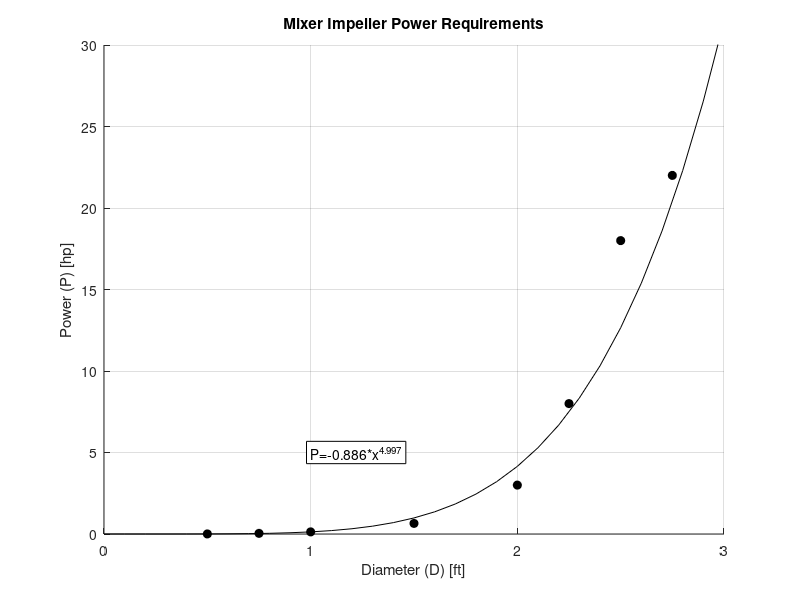

MATLAB code to generate this figure:
%{
Landon Moon ENGR 1250-008 4/20/2021

Problem Statement: plot power needed for diameters of impellers

variables:
D-diameter of the impeller [ft]
P-power required [hp]

x-theoretical x locations
*c-polyfit data
*y-theoretical y locations
%}
clear
clc
close all

%input data
D=[0.5 0.75 1 1.5 2 2.25 2.5 2.75];
P=[0.004 .04 .13 .65 3 8 18 22];

%generating trendlines
x=[0:.1:3];
Pc=polyfit(log10(D),log10(P),1);
Py=10^Pc(2)*x.^Pc(1);

%generating equation
TE=sprintf('P=%.3f*x^{%.3f}',Pc(2),Pc(1));
text(1,5,TE,'BackgroundColor','w','EdgeColor','k','Color','k')

%plotting
hold on
grid on
plot(D,P,'ko','MarkerFaceColor','k')
plot(x,Py,'k-')

%axis'
axis([0 3 0 30])
set(gca,'Xtick',0:1:3,'Ytick',0:5:30)

%labels
title('Mixer Impeller Power Requirements')
ylabel('Power (P) [hp]')
xlabel('Diameter (D) [ft]')